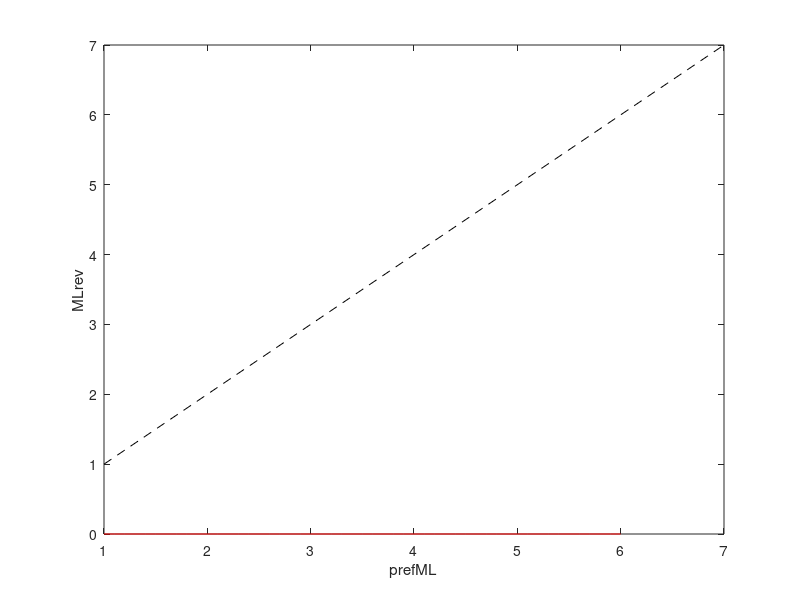

Reproduce this figure in MATLAB.
% get_M_corr_fact.m
% 
% Develop generic relations to correct magnitudes for unknown types that 
% do not have a RevML field prior to 1986
% *************************************************************************

if exist('mdat','var') ~= 1
    disp('Loading mdat');
    load mdat_ml_rev.mat;
end

ind = [];
for i = 1:length(mdat)
    if ~isnan(mdat(i).MDAT_MLrevdist(1)) ...
       & mdat(i).MDAT_dateNum < datenum(1986,1,1) ...
       & mdat(i).MDAT_lat < -10
        ind = [ind i];
    end
end
%   
plot([1, 7], [1, 7], 'k--');
hold on;
plot(([mdat(ind).MDAT_prefML]),([mdat(ind).MDAT_MLrev]),'b+');
xlabel('prefML');
ylabel('MLrev');

mrange = (1:0.2:6);
for i = 1:length(mrange)
    mind = find(([mdat(ind).MDAT_prefML]) >= mrange(i)-0.1 ...
           & ([mdat(ind).MDAT_prefML]) < mrange(i)+0.1);
    medrev(i) = median(([mdat(ind(mind)).MDAT_MLrev]));
    stdrev(i) = std(([mdat(ind(mind)).MDAT_MLrev]));
end
delnan = find(isnan(medrev));
mrange(delnan) = [];
medrev(delnan) = [];
stdrev(delnan) = [];

hold on;
errorbar((mrange),(medrev),(stdrev),'rs');
mcorr = polyfit(mrange,medrev,2);
xfit = [1:0.1:6];
yfit = mcorr(1)*xfit.^2 + mcorr(2)*xfit + mcorr(3);
hold on;
plot(xfit, yfit, 'r-')
dlmwrite('mcorr_quad_2020.dat',mcorr);
